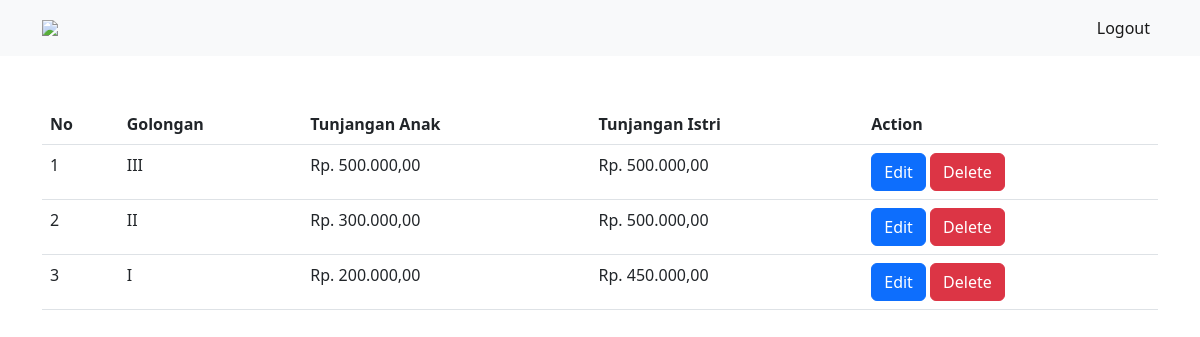
The app's page /admin/golongan/view.php with its own data.
### tables this page shows
CREATE TABLE `golongan` (
  `id_golongan` varchar(20) NOT NULL,
  `nama_golongan` varchar(30) DEFAULT NULL,
  `tunjangan_anak` varchar(40) DEFAULT NULL,
  `tunjangan_istri` varchar(40) DEFAULT NULL
);

### admin/golongan/view.php (the view, shortened to what this page needs)
<?php
    $db = dbConnect();
    $sqlViewPgw = "SELECT * FROM golongan";
    $execPgw = $db->query($sqlViewPgw);
?>
<!DOCTYPE html>
<html lang="en">
<head>
    <link rel="stylesheet" href="https://cdn.jsdelivr.net/npm/bootstrap@5.2.0/dist/css/bootstrap.min.css">
</head>
<body>
<nav class="navbar navbar-expand-lg bg-light">
    <div class="container">
    <img src="https://ik.imagekit.io/zlt25mb52fx/ahmcdn/assets/images/logo/honda.svg" width="20%" class="navbar-brand">
        <div class="collapse navbar-collapse" id="navbarSupportedContent">
        <ul class="navbar-nav ms-auto mb-2 mb-lg-0">
            <li class="nav-item">
            <a class="nav-link active" aria-current="page" href="../logout.php">Logout</a>
            </li>
        </ul>
        </div>
    </div>
</nav>
    <div class="container">
        <div class="mt-5">
            <table class="table">
                <tr>
                    <th>No</th>
                    <th>Golongan</th>
                    <th>Tunjangan Anak</th>
                    <th>Tunjangan Istri</th>
                    <th>Action</th>
                </tr>
                <?php $i = 1; foreach($execPgw as $resPgw):?>
                <tr>
                    <td><?= $i++?></td>
                    <td><?= $resPgw['nama_golongan']?></td>
                    <td>Rp. <?= number_format($resPgw['tunjangan_anak'],2,',','.')?></td>
                    <td>Rp. <?= number_format($resPgw['tunjangan_istri'],2,',','.')?></td>
                    <td>
                        <a href="edit.php?id=<?= $resPgw['id_golongan']?>" class="btn btn-primary">Edit</a>
                        <a href="delete.php?id=<?= $resPgw['id_golongan']?>" class="btn btn-danger" onclick="return confirm('Yakin Hapus Data Golongan?')">Delete</a>
                    </td>
                </tr>
                <?php endforeach;?>
            </table>
        </div>
    </div>
</body>
</html>

### records on screen
golongan: nama_golongan "III", tunjangan_anak "500.000,00", tunjangan_istri "500.000,00"
golongan: nama_golongan "II", tunjangan_anak "300.000,00", tunjangan_istri "500.000,00"
golongan: nama_golongan "I", tunjangan_anak "200.000,00", tunjangan_istri "450.000,00"
